Frame 1 (no input): blank canvas, image omitted
Frame 60 (the mouse pressed at the canvas centre just before this capture): blank canvas, image omitted
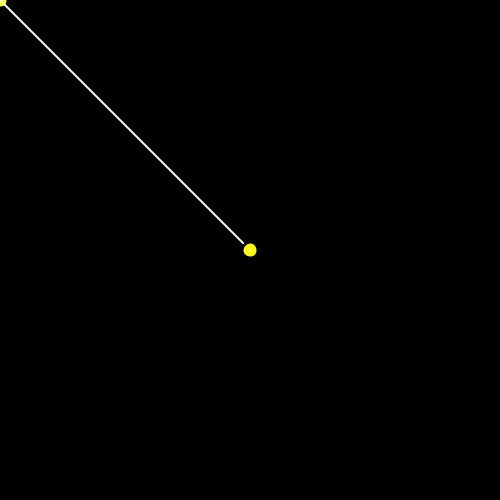
Frame 120 (the mouse held since frame 60 and released just before this capture)

The Processing sketch whose frames 1 and 60 were blank and that drew this single picture after the mouse press (run headless with seeded random() and noise(); from frame 60 on, the mouse is pressed at the canvas centre):

// Processing sketch: processing_62503
// ── processing_62503.pde

boolean fswitch = false;
    
void setup() {
  size(500,500);
  noStroke();
  smooth();
  background(0);
}


void draw() {
  frameRate(100);
  if(fswitch==false){
    stroke(0);
    fill(#FFFF00);
    ellipse(mouseX,mouseY,15,15);
    stroke(255);
    strokeWeight(2);
    line(pmouseX,pmouseY,mouseX,mouseY);
  }
  else {
    fill(0);
    noStroke();
    ellipse(mouseX,mouseY,100,100);
  }
}

void mouseMoved() {
  fswitch=false;
}

void mouseDragged() {
  fswitch=true;
}
